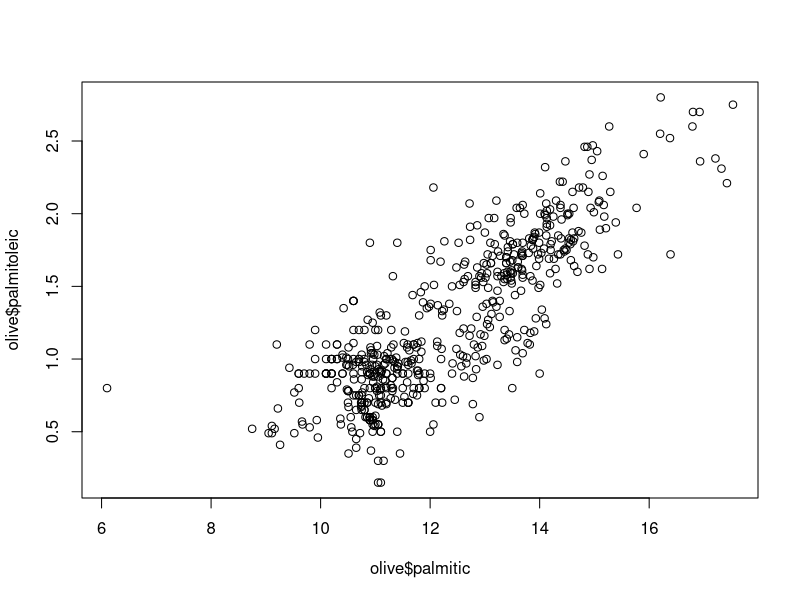
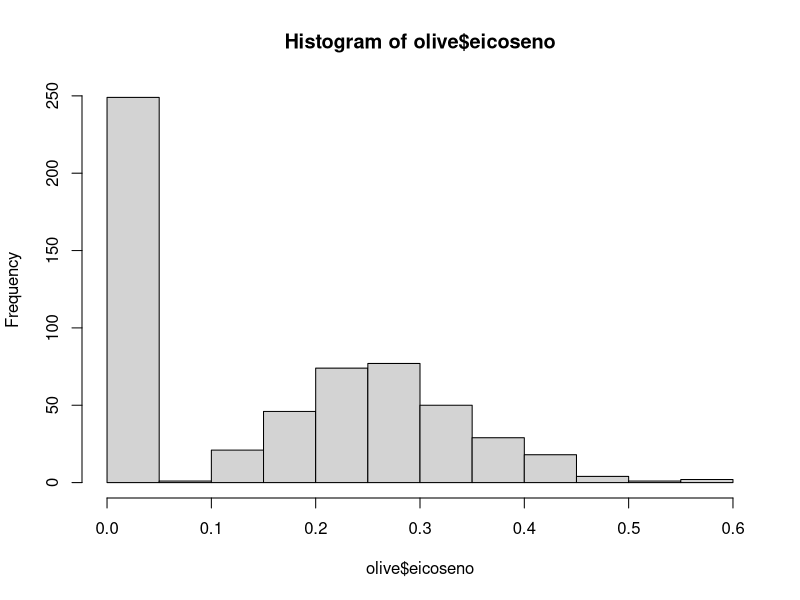
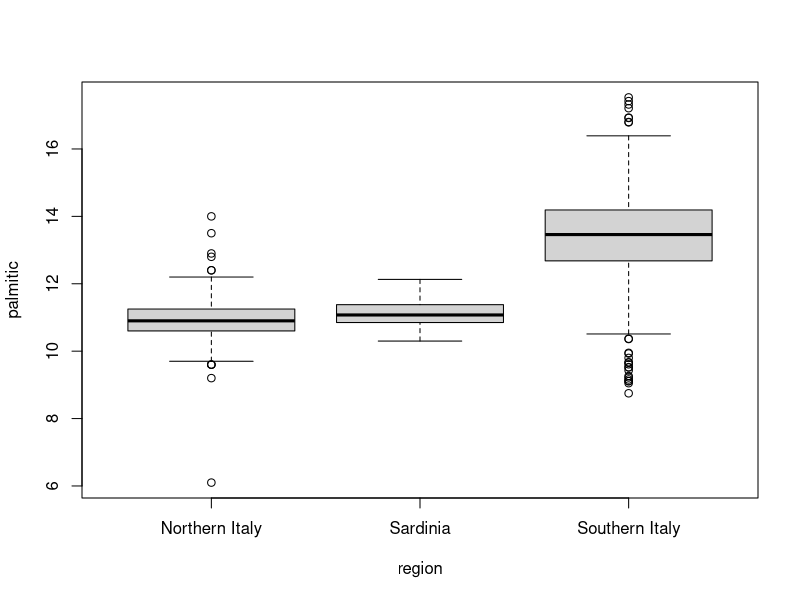

The R script that drew these images, in order:
library(dslabs)
data(olive)
head(olive)

plot(olive$palmitic, olive$palmitoleic)

hist(olive$eicoseno)

boxplot(palmitic~region, data = olive)
